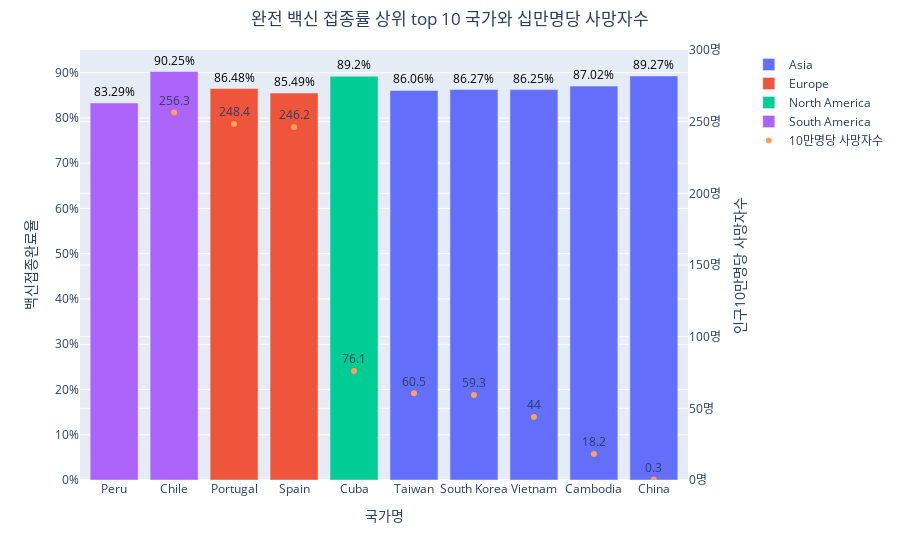

The notebook cell this image was saved under:
### Code cell
fig = go.Figure()

## bar 트레이스 추가, 색상 설정을 위해 continent로 그룹화하고 for 루프 실행
for 대륙, group in vaccine_top10.groupby('continent'):
    fig.add_trace(go.Bar(
        x = group['location'], y = group['인구백명당백신접종완료율'], 
        name = 대륙,
        text = group['인구백명당백신접종완료율'], textposition = 'outside', texttemplate = '%{text}%', 
        textfont = dict(color = 'black')))

## markers+text 모드인 scatter 트레이스 생성
fig.add_trace(go.Scatter(mode = 'markers+text', 
            ## yaxis를 "y2"로 설정
            name = '10만명당 사망자수', yaxis = "y2",
            x = vaccine_top10['location'], 
            y = vaccine_top10['십만명당사망자수'], 
            text = round(vaccine_top10['십만명당사망자수'], 1), 
            textposition = 'top center'))
             
fig.update_layout(title = dict(text = '완전 백신 접종률 상위 top 10 국가와 십만명당 사망자수', x = 0.5), 
         xaxis = dict(title = '국가명', categoryorder = 'total descending'), 
         yaxis = dict(title = '백신접종완료율', 
                      ticksuffix = '%'), 
         ## y2 축의 설정
         yaxis2 = dict(title = '인구10만명당 사망자수', 
                       side = "right", overlaying = "y",
                       range = (0, 300), ticksuffix = '명'),
         margin = dict(r = 100, t = 50), 
         legend = dict(x = 1.1))
         
fig.show()

### Figure 1 — Plotly figure (JSON) as saved in the notebook; plotly's stock layout.template omitted (floating-point values rounded to 4 significant figures)
{"data": [{"name": "Asia", "text": [89.27, 87.02, 86.27, 86.25, 86.06], "textfont": {"color": "black"}, "textposition": "outside", "texttemplate": "%{text}%", "type": "bar", "x": ["China", "Cambodia", "South Korea", "Vietnam", "Taiwan"], "y": [89.27, 87.02, 86.27, 86.25, 86.06]}, {"name": "Europe", "text": [86.48, 85.49], "textfont": {"color": "black"}, "textposition": "outside", "texttemplate": "%{text}%", "type": "bar", "x": ["Portugal", "Spain"], "y": [86.48, 85.49]}, {"name": "North America", "text": [89.2], "textfont": {"color": "black"}, "textposition": "outside", "texttemplate": "%{text}%", "type": "bar", "x": ["Cuba"], "y": [89.2]}, {"name": "South America", "text": [90.25, 83.29], "textfont": {"color": "black"}, "textposition": "outside", "texttemplate": "%{text}%", "type": "bar", "x": ["Chile", "Peru"], "y": [90.25, 83.29]}, {"mode": "markers+text", "name": "10만명당 사망자수", "text": [256.3, 0.3, 76.1, 18.2, 248.4, 59.3, 44, 60.5, 246.2, 641], "textposition": "top center", "type": "scatter", "x": ["Chile", "China", "Cuba", "Cambodia", "Portugal", "South Korea", "Vietnam", "Taiwan", "Spain", "Peru"], "y": [256.3, 0.2978, 76.09, 18.23, 248.4, 59.3, 43.98, 60.47, 246.2, 641.0], "yaxis": "y2"}], "layout": {"legend": {"x": 1.1}, "margin": {"r": 100, "t": 50}, "title": {"text": "완전 백신 접종률 상위 top 10 국가와 십만명당 사망자수", "x": 0.5}, "xaxis": {"categoryorder": "total descending", "title": {"text": "국가명"}}, "yaxis": {"ticksuffix": "%", "title": {"text": "백신접종완료율"}}, "yaxis2": {"overlaying": "y", "range": [0, 300], "side": "right", "ticksuffix": "명", "title": {"text": "인구10만명당 사망자수"}}}}
